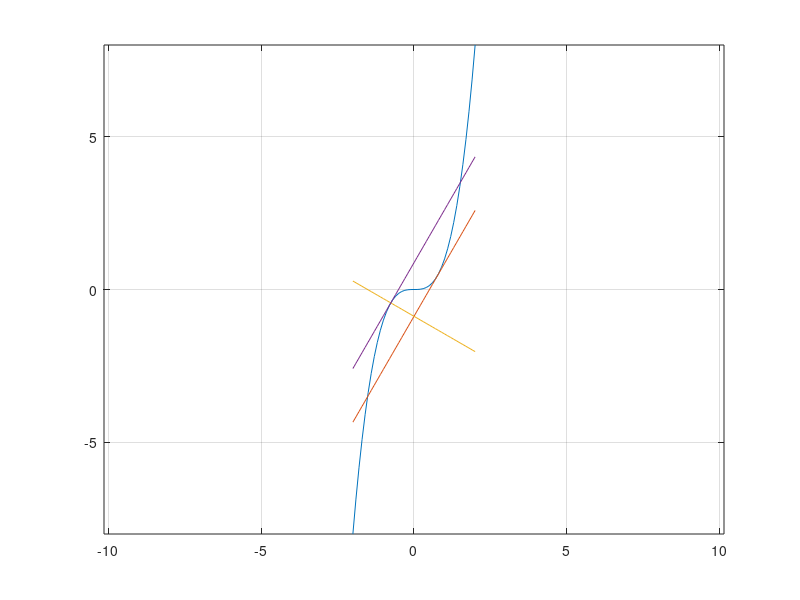

The MATLAB script that drew this image:
x=[-2:.1:2];
plot(x,x.^3)
grid on,hold on, axis equal
a=3^-.25
plot(x,3*a^2*x-2*a^3)
plot(x,-1/(3*a^2)*(x+a)-a^3)
plot(x,3*a^2*x+2*a^3)